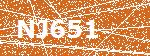
#> input picture 59220141-captcha-remove-noise/1.png, 150 x 56 px
$ python captcha_remove_noise.py
#> lines starting #> are read from the running program, lines starting #| are printed output that depends on the picture; after the words box and inside, x2 and y2 are one past the last pixel; in counts of white or black regions, pixels touching at a corner belong together
import cv2

# Load image, grayscale, adaptive threshold
image = cv2.imread('1.png')
#> image is the input picture: shape (56, 150, 3); mean B, G, R 102.7, 152.6, 212.6
gray = cv2.cvtColor(image, cv2.COLOR_BGR2GRAY)
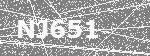
#> gray: shape (56, 150); min 93, max 255, mean 164.9
thresh = cv2.adaptiveThreshold(gray,255,cv2.ADAPTIVE_THRESH_GAUSSIAN_C, cv2.THRESH_BINARY,11,3)
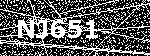
#> thresh: shape (56, 150); 35.8% white in thin lines or dots

# Morph open
kernel = cv2.getStructuringElement(cv2.MORPH_RECT, (3,3))
opening = cv2.morphologyEx(thresh, cv2.MORPH_OPEN, kernel, iterations=1)
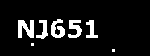
#> opening: shape (56, 150); 9% white; 7 white regions (2 under 20 px)

# Remove noise by filtering using contour area
cnts = cv2.findContours(opening, cv2.RETR_EXTERNAL, cv2.CHAIN_APPROX_SIMPLE)
#> cnts = 7 contours, 2 with area under 20; largest, box (x1, y1, x2, y2) and area: (18, 20, 34, 38) 156, (51, 19, 65, 38) 122, (68, 20, 82, 38) 110, (36, 20, 48, 39) 81, (86, 20, 98, 38) 79
cnts = cnts[0] if len(cnts) == 2 else cnts[1]
for c in cnts:
    area = cv2.contourArea(c)
    if area < 10:
        cv2.drawContours(opening, [c], -1, (0,0,0), -1)
#> this loop made 7 passes
#> area on passes 3 to 7: 79, 110.5, 81, 156, 122
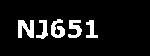
#> opening: shape (56, 150); 8.8% white; 5 white regions, box (x1, y1, x2, y2) and area: (18, 20, 34, 38) 203, (51, 19, 65, 38) 163, (68, 20, 82, 38) 151, (36, 20, 48, 39) 111, (86, 20, 98, 38) 110

# Invert image for result
result = 255 - opening

cv2.imshow('thresh', thresh)
cv2.imshow('opening', opening)
cv2.imshow('result', result)
cv2.waitKey()
